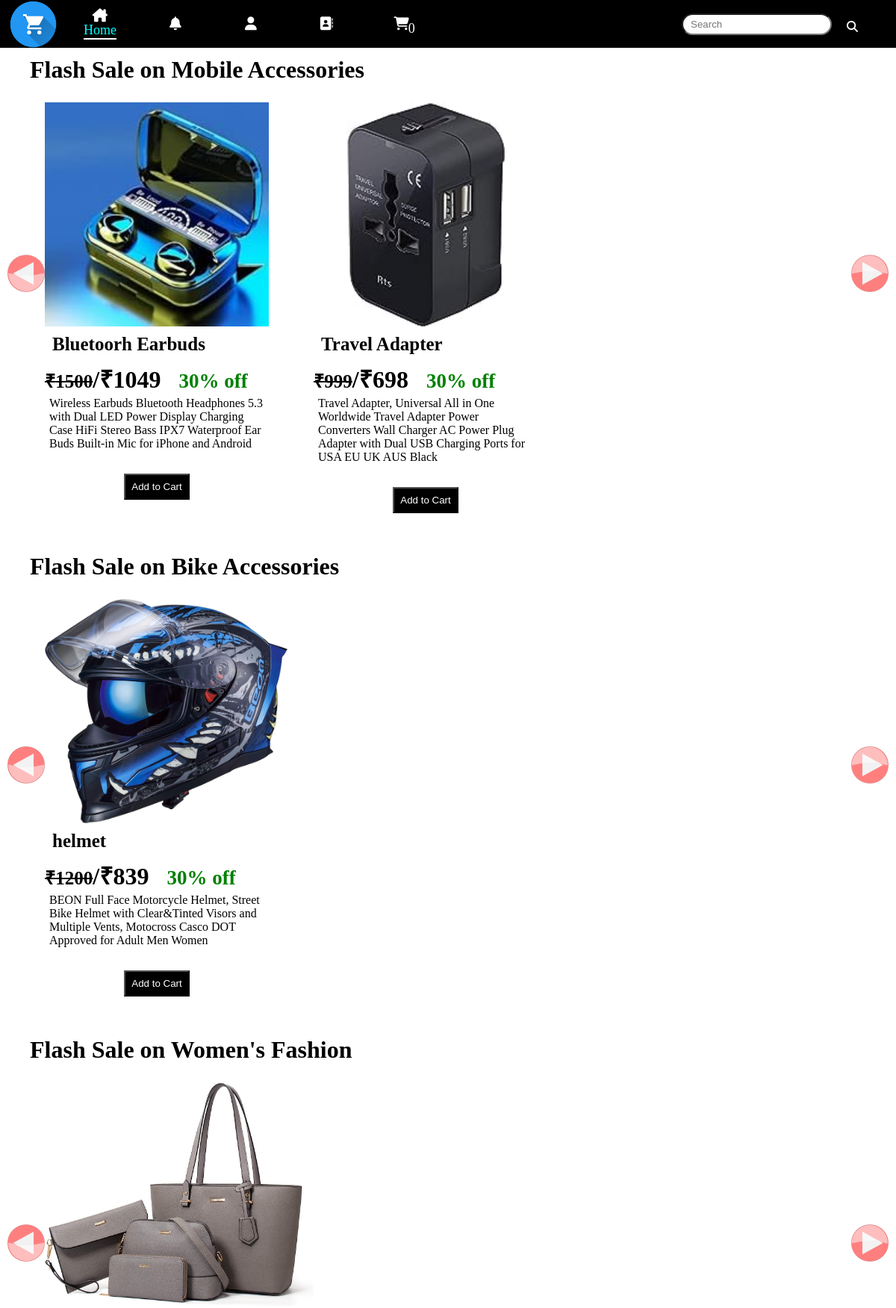
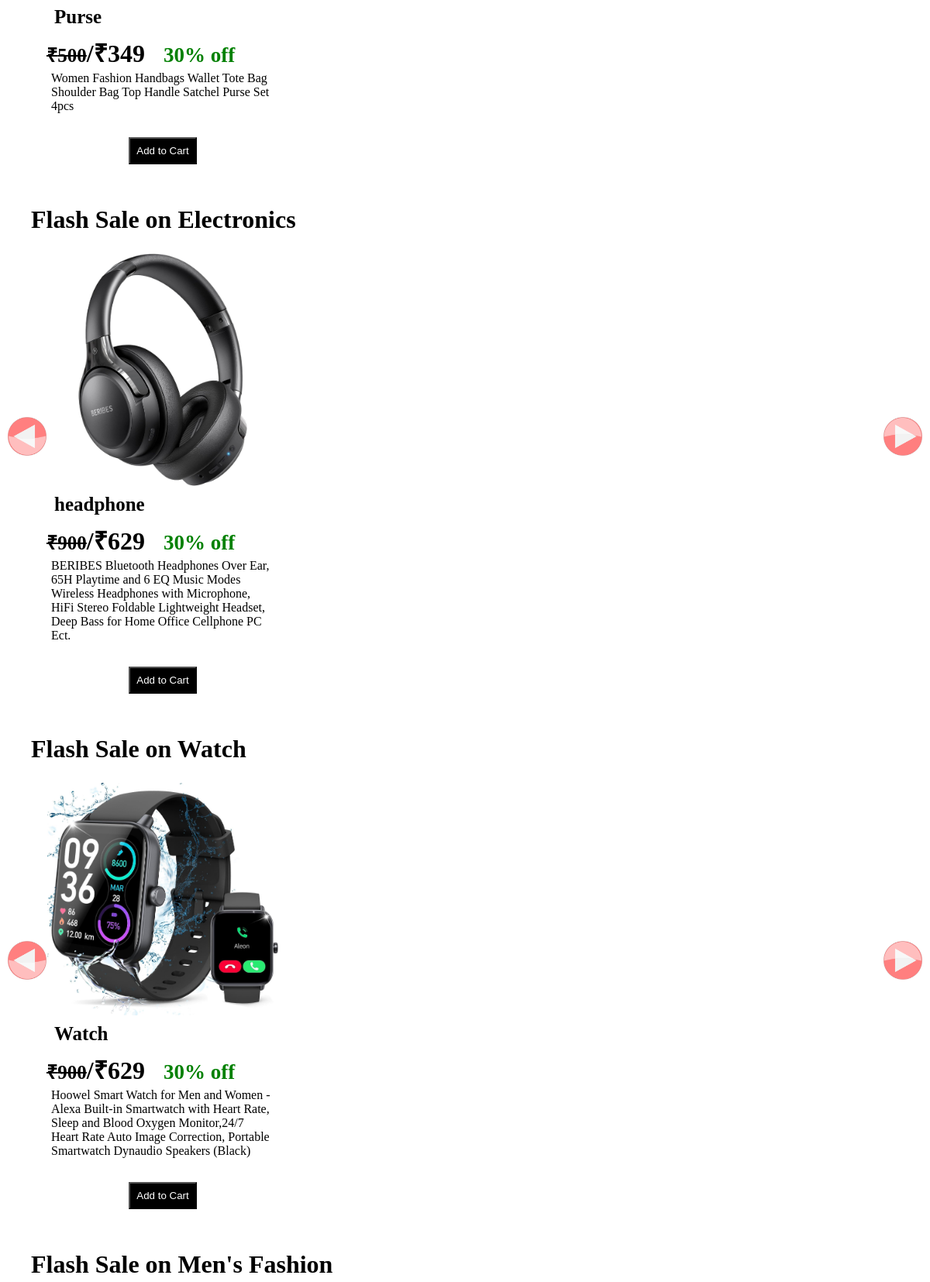
The app's page /shop/ (upper part) with its own data (2 pictures, top to bottom).
### shop/models.py (models this page shows, shortened)
class Product(models.Model):
    product_id=models.AutoField
    product_name=models.CharField(max_length=50)
    category=models.CharField(max_length=50, default="")
    subcategory=models.CharField(max_length=50,default="")
    price=models.IntegerField(default=0)
    desc=models.CharField(max_length=300)
    pub_date=models.DateField()
    image=models.ImageField(upload_to="shop/images",default="")
    about=models.TextField(max_length=5000, default="")

### shop/views.py (the view)
# urls.py: path('', views.index)
def index(request):
    products = Product.objects.all()
    catProds = products.values('category', 'id')
    cats={item['category'] for item in catProds}
    allProds=[]
    for cat in cats:
        prod = products.filter(category=cat)
        for p in prod:
            p.disprice = int(p.price - (0.3 * p.price) - 1)
        allProds.append([prod, range(1, len(prod))])
    params = {'allprods': allProds}
    return render(request, 'shop/index.html', params)

### shop/templates/shop/index.html (shortened to what this page needs)
{% extends 'shop/basic.html'%}
{% block body%}
<div class="container">
    {% for products, range in allprods %}
    <div class="gallery-wrap">
        <h1 class="cat">Flash Sale on {{products.0.category}}</h1>
        <img class="backBtn" src="/static/shop/PngItem_16881.png" alt="">
        <div class="gallery">
                {% for i in products%}
                <div class="card">
                    <a href="/shop/products/{{i.id}}"><img id="image{{i.id}}" src="/media/{{i.image}}" alt="">
                    <div class="card-body">
                        <h5 id="prodName{{i.id}}" class="card-title">{{i.product_name}}</h5>
                        <h1  class="price"><span id="price{{i.id}}" class="org">₹{{i.price}}</span>/₹{{i.disprice}}&nbsp;&nbsp; <span id="sale"> 30% off</span></h1>
                        <p id="desc{{i.id}}" class="card-text">{{i.desc}}</p>
                    </div></a>
                    <span class="buttons" id="div{{i.id}}">
                        <button id="{{i.id}}" class="cart">Add to Cart</button>
                    </span>
                </div>
                {% endfor %}
        </div>
        <img class="nextBtn" src="/static/shop/PngItem_16881.png" alt="">
    </div>
</div>
    {% endfor %}
{% endblock%}

### shop/templates/shop/basic.html (shortened to what this page needs)
{% load static %}
<!DOCTYPE html>
<html lang="en">
<head>
    <link rel="stylesheet" href="/static/shop/style.css?{% now 'U' %}"/>
    <link rel="stylesheet" media="screen and (max-width: 431px)" href="/static/shop/responsive.css">
</head>
<body>
    <nav>
        <ul id="leftnav">
            <img src="/static/shop/pngwing.com.png" alt="logo">
            <li class="navlist">
                <a href="/shop">
                    <i class="fa-solid fa-house-chimney"></i>
                    <span id="home" class="navbtn">Home</span>
                </a>
            </li>
            <li class="navlist">
                <a href="/shop/notifications">
                    <i class="fa-solid fa-bell"></i>
                </a>
            </li>
            <li class="navlist">
                <a href="/shop/account">
                    <i class="fa-solid fa-user"></i>
                </a>
            </li>
            <li class="navlist">
                <a href="/shop/contact">
                    <i class="fa-solid fa-address-book"></i>
                </a>
            </li>
            <li class="navlist">
                <a href="/shop/cart">
                    <span id="cartNo">0</span>
                    <i class="fa-solid fa-cart-shopping"></i>
                </a>
            </li>
        </ul>
        <form action="/shop/search" method="get" id="rightnav">
            <input type="search" name="search" id="search" placeholder="Search">
            <button type="submit" class="btn"><i class="fa-solid fa-magnifying-glass"></i></button>
        </form>
    </nav>
    {% block body%} {% endblock%}
</body>
</html>

### shop/static/shop/style.css (style rules this page uses)
* { margin: 0; padding: 0; }
nav { display: flex; align-items: center; height: 50px; position: fixed; top: 0; width: 100%; z-index: 1; padding: 7px 0px; background-color: black; }
#leftnav { display: flex; width: 50%; align-items: center; justify-content: space-evenly; }
#rightnav { display: flex; width: 45%; padding: 0px 36px; justify-content: flex-end; align-items: center; }
.navlist { list-style: none; width: 90px; }
#search { padding: 7px 10px; outline: none; border-radius: 30px; }
.navlist a { text-decoration: none; display: flex; flex-direction: column; font-size: 18px; align-items: center; color: white; }
.fa-magnifying-glass { font-size: 15px; padding: 3px 2px; }
nav .btn { height: 30px; width: 30px; border: none; border-radius: 50%; background-color: black; color: white; cursor: pointer; margin: 0px 10px; }
#leftnav i { color: white; transition: 0.8s; }
#search { padding: 5px 10px; outline: none; border-radius: 30px; }
.navlist a { text-decoration: none; display: flex; position: relative; flex-direction: column; font-size: 18px; align-items: center; color: white; }
.navlist a span.navbtn { transition: .9s; position: absolute; opacity: 0; }
#leftnav img { height: 67px; }
#cartNo { position: absolute; right: 27px; bottom: -8px; }

### shop/static/shop/responsive.css (style rules this page uses)
* { margin: 0; padding: 0; }
#search { width: 67%; border-radius: 6px; height: 42px; font-size: 20px; }
#rightnav { padding: 0; width: 100vw; height: 50px; }
#leftnav { width: 100vw; position: fixed; bottom: 0px; height: 7vh; background-color: black; }
nav { height: 54px; }
nav .btn { height: 45px; width: 45px; }
nav img { position: fixed; top: 0; left: 0; }

### shop/templates/shop/index.html (style rules this page uses)
* { margin: 0; padding: 0; }
body { height: 100vh; }
.gallery { width: 100%; display: flex; overflow-x: scroll; }
.gallery .card { background-color: white; display: flex; align-items: center; width: 300px; border-radius: 3px; margin: 0px 30px; flex-direction: column; padding-bottom: 20px; transition: transform 0.5s; }
.gallery-wrap { position: relative; padding: 0 30px; }
.backBtn,.nextBtn { position: absolute; width: 50px; height: 50px; margin: 10px; top: 40%; opacity: 0.5; cursor: pointer; }
.nextBtn { right: 0; }
.backBtn { left: 0; transform:rotate(180deg) }
.card-title { font-size: 25px; padding: 10px; }
.card p { padding: 3px 6px; margin-bottom: 20px; }
.card .cart,.btn { text-decoration: none; color: white; background-color: black; padding: 8px; margin: 8px; cursor: pointer; }
.cat { margin: 25px 10px; }
.card img { margin: auto; height: 300px; display: block; }
.org { font-size: 25px; text-decoration: line-through; }
.card a { color: black; text-decoration: none; width: 300px; }
.container { padding-top: 50px; }
#sale { color: green; font-size: 27px; }

### records on screen
Product: category "Mobile Accessories", image (picture), product_name "Bluetoorh Earbuds", price "1500", disprice "1049", desc "Wireless Earbuds Bluetooth Headphones 5.3 with Dual LED Power Display Charging Case HiFi Stereo Bass IPX7 Waterproof Ear Buds Built-in Mic for iPhone and Android"
Product: image (picture), product_name "Travel Adapter", price "999", disprice "698", desc "Travel Adapter, Universal All in One Worldwide Travel Adapter Power Converters Wall Charger AC Power Plug Adapter with Dual USB Charging Ports for USA EU UK AUS Black"
Product: category "Bike Accessories", image (picture), product_name "helmet", price "1200", disprice "839", desc "BEON Full Face Motorcycle Helmet, Street Bike Helmet with Clear&Tinted Visors and Multiple Vents, Motocross Casco DOT Approved for Adult Men Women"
Product: category "Women's Fashion", image (picture), product_name "Purse", price "500", disprice "349", desc "Women Fashion Handbags Wallet Tote Bag Shoulder Bag Top Handle Satchel Purse Set 4pcs"
Product: category "Electronics", image (picture), product_name "headphone", price "900", disprice "629", desc "BERIBES Bluetooth Headphones Over Ear, 65H Playtime and 6 EQ Music Modes Wireless Headphones with Microphone, HiFi Stereo Foldable Lightweight Headset, Deep Bass for Home Office Cellphone PC Ect."
Product: category "Watch", image (picture), product_name "Watch", price "900", disprice "629", desc "Hoowel Smart Watch for Men and Women - Alexa Built-in Smartwatch with Heart Rate, Sleep and Blood Oxygen Monitor,24/7 Heart Rate Auto Image Correction, Portable Smartwatch Dynaudio Speakers (Black)"
Product: category "Men's Fashion"
